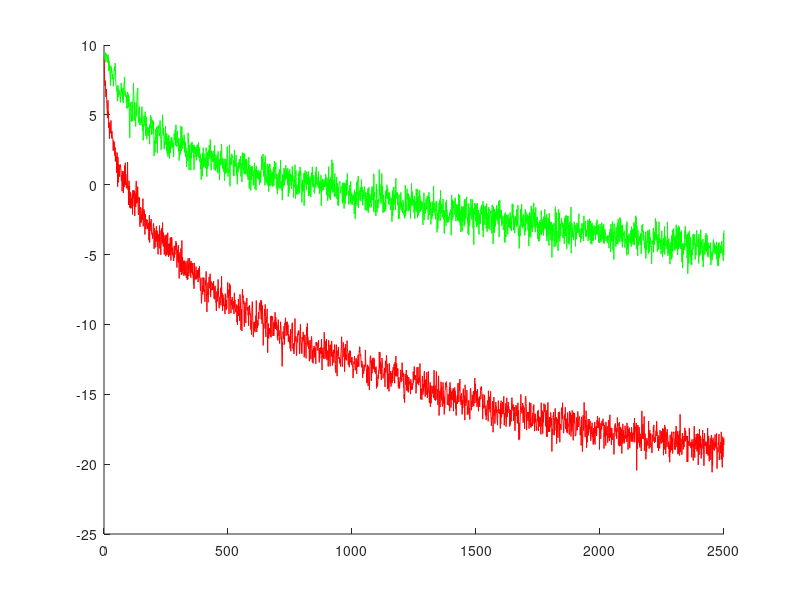

Reproduce this figure in MATLAB.
%================================================================
% Exercise 5.20.
% This function generates the model for the correlated AR input 
% scenario and runs the LMS algorithm for two different 
% choices of the stepsize.
%================================================================

function LMScorel 
 
 %close
 hold on
L=10;%Dimension of the unknown vector
N=2500; %Number of Data
theta=randn(L,1);%Unknown parameter
w=zeros(L,1);%Unknown parameter

IterNo=100;

wtot=zeros(N,IterNo);
MSE1=zeros(N,IterNo);
MSE2=zeros(N,IterNo);
noisevar=0.01;

for It=1:IterNo
  xcorrel = randn(N+L-1,1);
xcorrel = filter(1,[1 0.85],xcorrel); % AR process
xcorrel = xcorrel/std(xcorrel);

X = convmtx(xcorrel,L)';
X(:,1:L-1) = [];

inputvec = @(n) X(:,n);


inputvec = @(n) X(:,n);

noise = randn(N,1)*sqrt(noisevar);

y = zeros(N,1);
y(1:N) = X(:,1:N)'*theta;
y = y + noise;
w=zeros(L,1);
   mu=0.01;
        for i=1:N
         
 
            e=y(i)-w'*inputvec(i);
            w=w+mu*e*inputvec(i);
            MSE1(i,It)=e^2;
        end
        
        w=zeros(L,1);
         mu=0.001;%Small stepsize. Choose a large stepsize to obtain 
                  %a divergence scenario
        for i=1:N
         
  
            e=y(i)-w'*inputvec(i);
            w=w+mu*e*inputvec(i);
            MSE2(i,It)=e^2;
        end

end
MSEav1=sum(MSE1')/IterNo;
MSEav2=sum(MSE2')/IterNo;

plot(10*log10(MSEav1),'r');hold on
plot(10*log10(MSEav2),'g')
